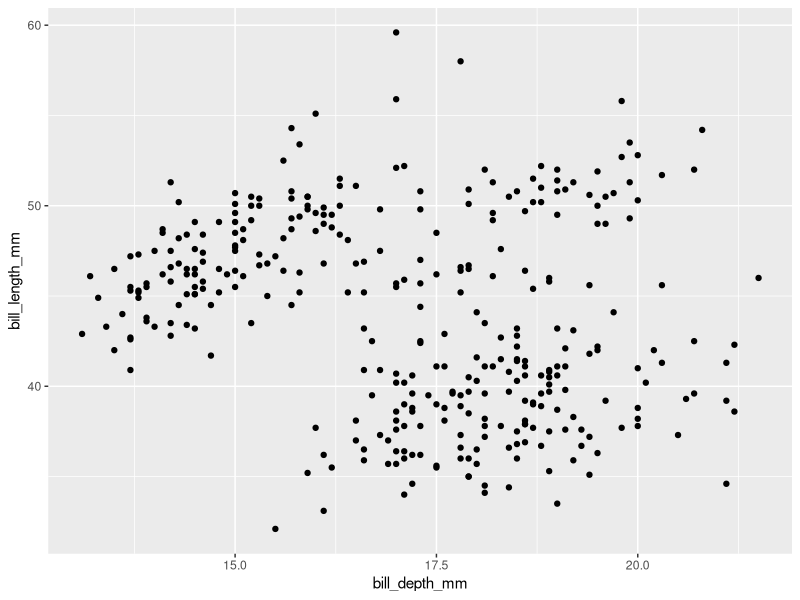
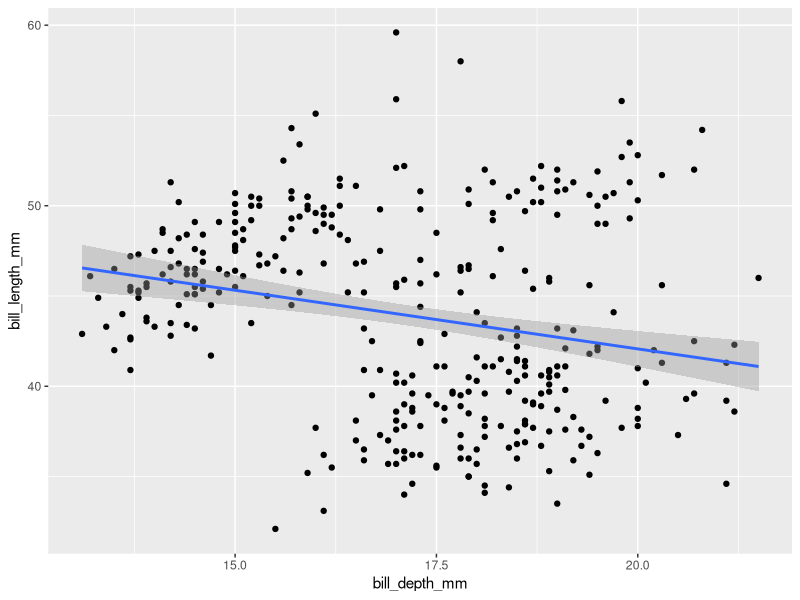
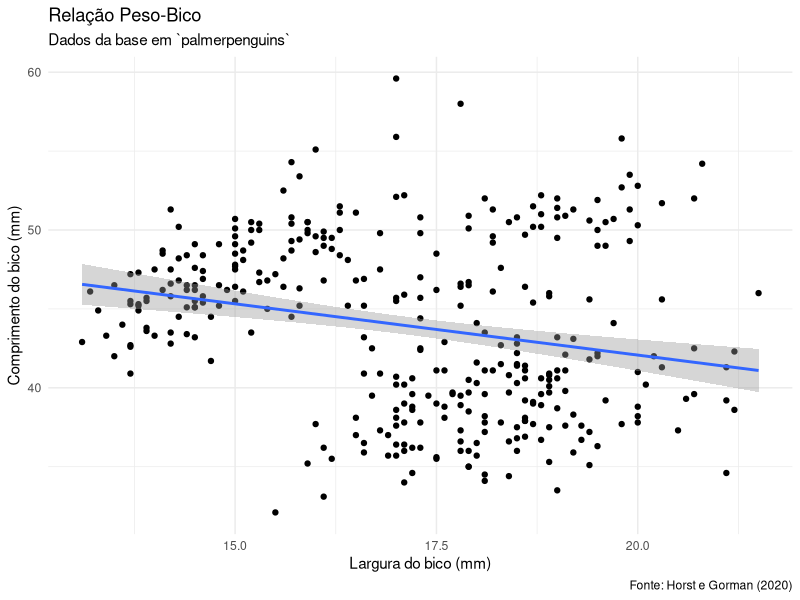
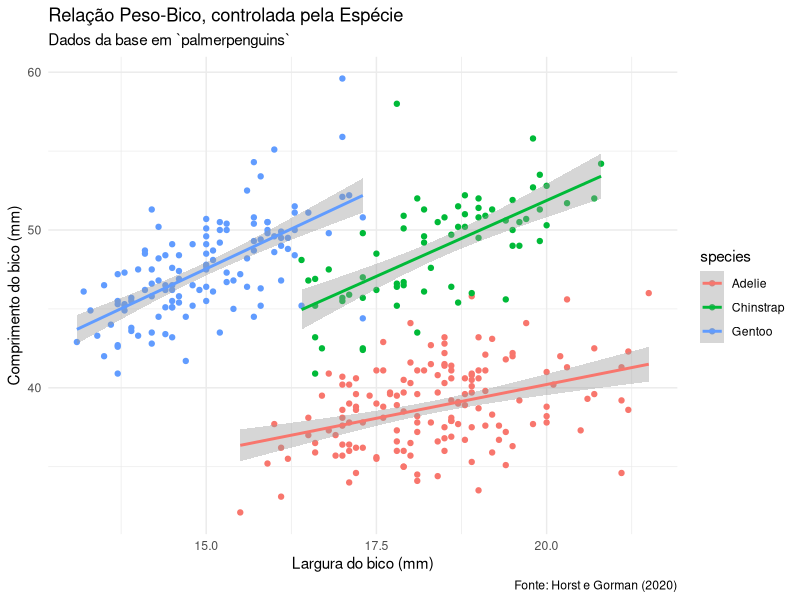

Generate these figures, in order, with R:
## ---- chunk 1
knitr::opts_chunk$set(echo = TRUE)

library(tidyverse)
library(palmerpenguins)
## ---- chunk 2
palmerpenguins::penguins |>
  head() |>
  knitr::kable(align = "cccccccc")
## ---- chunk 3

# Carregando as bibliotecas
library(palmerpenguins)
library(ggplot2)

penguins %>% # temos aqui nosso dataset
  ggplot(aes(x = bill_depth_mm, y = bill_length_mm)) + # selecionamos nossos eixos x e y 
  geom_point() # selecionamos o tipo de gráfico que queremos, nesse caso, "de pontos", dispersão
## ---- chunk 4
# Adicionamos o `geom_smooth` e colocamos como `method`, 'lm', que vem de 'linear model'
penguins %>% 
  ggplot(aes(x = bill_depth_mm, y = bill_length_mm)) + 
  geom_point() +
  geom_smooth(method = 'lm')
## ---- chunk 5

penguins %>%
  ggplot(aes(x = bill_depth_mm, y = bill_length_mm)) + 
  geom_point() +
  geom_smooth(method = 'lm') +
  theme_minimal() +             # escolha de um tema diferente para o gráfico
  labs(                         # mudando o nome dos eixos
    x = "Largura do bico (mm)",
    y = "Comprimento do bico (mm)",
    title = "Relação Peso-Bico",
    subtitle = "Dados da base em `palmerpenguins`",
    caption = "Fonte: Horst e Gorman (2020)")
## ---- chunk 6

# Para discriminar por espécie, basta acrescentar o argumento `color = species` 
penguins %>%
  ggplot(aes(x = bill_depth_mm, y = bill_length_mm, color = species)) + 
  geom_point() +
  theme_minimal() + 
  labs(
    x = "Largura do bico (mm)",
    y = "Comprimento do bico (mm)",
    title = "Relação Peso-Bico, controlada pela Espécie",
    subtitle = "Dados da base em `palmerpenguins`",
    caption = "Fonte: Horst e Gorman (2020)") + 
  geom_smooth(method = 'lm')

